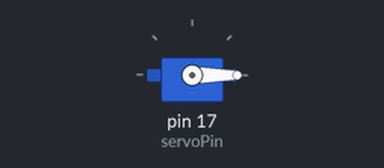
Bench run of a sketch on a simulated Arduino Uno, built with avr-gcc and run on an emulated ATmega328P. Parts: servo.

Above: at 0.05 s.
Timing chart, 0 to 4.6 s (numbered marks = the images above):
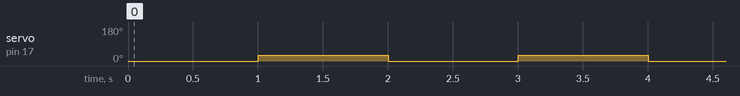

The sketch:

servo-test.ino
```cpp
#include <Servo.h>

const int servoPin = 17;

Servo servo;

void setup() {
    servo.attach(servoPin);
}

void loop() {
    servo.write(0);
    delay(1000);
    servo.write(30);
    delay(1000);
}
```

Measured:
- by itself, servo on pin 17 (servoPin): alternates 30° for 1.0 s and 0° for 1.0 s
